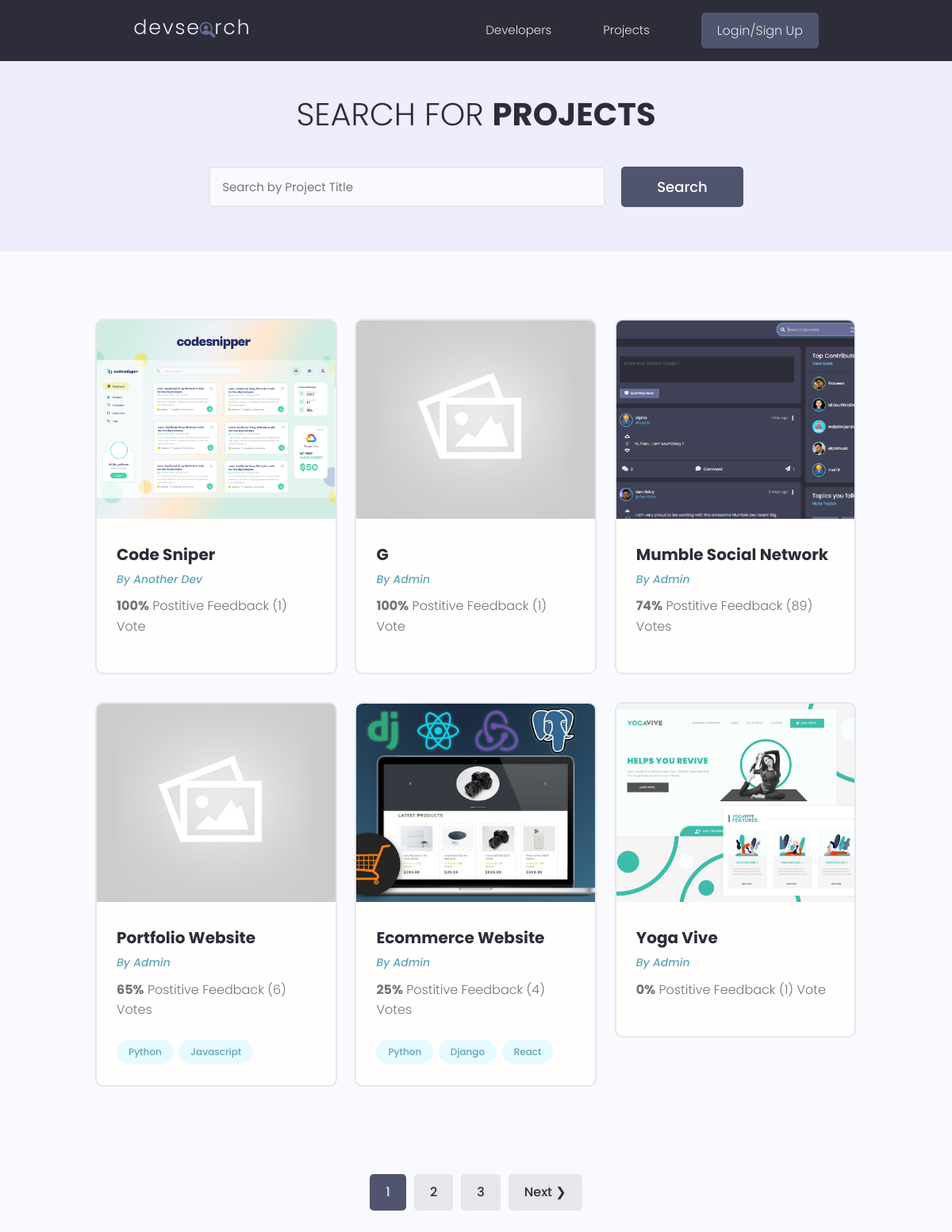
/projects/, run on the app's committed database.
### projects/models.py (models this page shows, shortened)
class Project(models.Model):
    owner = models.ForeignKey(Profile, null=True, blank=True, on_delete=models.SET_NULL)
    title = models.CharField(max_length=200)
    description = models.TextField(null=True, blank=True)
    featured_image = models.ImageField(null=True, blank=True, default="default.jpg")
    demo_link = models.CharField(max_length=2000, null=True, blank=True)
    source_link = models.CharField(max_length=2000, null=True, blank=True)
    tags = models.ManyToManyField(Tag, blank=True)
    vote_total = models.IntegerField(default=0, null=True, blank=True)
    vote_ratio = models.IntegerField(default=0, null=True, blank=True)
    created = models.DateTimeField(auto_now_add=True)
    id = models.UUIDField(default=uuid.uuid4, unique=True, primary_key=True, editable=False)
    class Meta:
        ordering = ['-vote_ratio', '-vote_total']

class Tag(models.Model):
    name = models.CharField(max_length=200)
    created = models.DateTimeField(auto_now_add=True)
    id = models.UUIDField(default=uuid.uuid4, unique=True, primary_key=True, editable=False)
    def __str__(self):
        return self.name

### users/models.py (models this page shows, shortened)
class Profile(models.Model):
    user = models.OneToOneField(User, on_delete=models.CASCADE, null=True, blank=True)
    username = models.CharField(max_length=200, blank=True, null=True)
    location = models.CharField(max_length=200, blank=True, null=True)
    name = models.CharField(max_length=200, blank=True, null=True)
    email = models.EmailField(max_length=500, blank=True, null=True)
    short_intro = models.CharField(max_length=200, blank=True, null=True)
    bio = models.TextField(blank=True, null=True)
    profile_image = models.ImageField(null=True, blank=True, upload_to='profiles/', default='profiles/user-default.png')
    social_github = models.CharField(max_length=200, blank=True, null=True)
    social_twitter = models.CharField(max_length=200, blank=True, null=True)
    social_linkedin = models.CharField(max_length=200, blank=True, null=True)
    social_youtube = models.CharField(max_length=200, blank=True, null=True)
    social_website = models.CharField(max_length=200, blank=True, null=True)
    created = models.DateTimeField(auto_now_add=True)
    id = models.UUIDField(default=uuid.uuid4, unique=True, primary_key=True, editable=False)

### projects/views.py (the view)
# urls.py: path('projects/', include('projects.urls')),
def projects(request):
    projects, search_query = search_projects(request)
    custom_range, projects = paginate_util.paginate(request, projects, 6)
    context = {
        'projects': projects,
        'search_query': search_query,
        'custom_range': custom_range
    }
    return render(request, 'projects/projects.html', context)

### projects/utils.py (called while the page is built)
def search_projects(request):
    search_query = ''
    if request.GET.get('search_query'):
        search_query = request.GET.get('search_query')
    tags = Tag.objects.filter(name__icontains=search_query)
    projects = Project.objects.distinct().filter(
        Q(title__icontains=search_query) |
        Q(description__icontains=search_query) |
        Q(owner__name__icontains=search_query) |
        Q(tags__in=tags)
    )
    return projects, search_query

### utils/paginate_util.py (called while the page is built)
def paginate(request, objects, results):
    page = request.GET.get('page') or 1
    page = int(page)
    paginator = Paginator(objects, results)
    try:
        objects = paginator.page(page)
    except EmptyPage:
        page = paginator.num_pages
        objects = paginator.page(page)
    left_index = (page - 4)
    if left_index < 1:
        left_index = 1
    right_index = page + 5
    if right_index > paginator.num_pages:
        right_index = paginator.num_pages + 1
    custom_range = range(left_index, right_index)
    return custom_range, objects

### projects/templates/projects/projects.html (shortened to what this page needs)
{% extends 'main.html' %}
{% block content %}
<main class="projects">
    <section class="hero-section text-center">
        <div class="container container--narrow">
            <div class="hero-section__box">
                <h2>Search for <span>Projects</span></h2>
            </div>
            <div class="hero-section__search">
                <form class="form" action="" method="get" id="search-form">
                    <div class="form__field">
                        <input class="input input--text" id="formInput#search" type="text" name="search_query"
                               placeholder="Search by Project Title" value="{{search_query}}"/>
                    </div>
                    <input class="btn btn--sub btn--lg" type="submit" value="Search"/>
                </form>
            </div>
        </div>
    </section>
    <section class="projectsList">
        <div class="container">
            <div class="grid grid--three">
                {% for project in projects %}
                <div class="column">
                    <div class="card project">
                        <a href="{% url 'project' project.id %}" class="project">
                            <img class="project__thumbnail" src="{{ project.featured_image.url }}"
                                 alt="project thumbnail"/>
                            <div class="card__body">
                                <h3 class="project__title">{{ project.title }}</h3>
                                <p>
                                    <a class="project__author" href="{% url 'user-profile' project.owner.id %}">
                                        By {{ project.owner.name }}
                                    </a>
                                </p>
                                <p class="project--rating">
                                    <span style="font-weight: bold;">{{ project.vote_ratio }}%</span> Postitive
                                    Feedback ({{ project.vote_total }}) Vote{{project.vote_total|pluralize:'s'}}
                                </p>
                                <div class="project__tags">
                                    {% for tag in project.tags.all %}
                                    <span class="tag tag--pill tag--main">
                                      <small>{{ tag }}</small>
                                    </span>
                                    {% endfor %}
                                </div>
                            </div>
                        </a>
                    </div>
                </div>
                {% endfor %}
            </div>
        </div>
    </section>
    {% include 'pagination.html' with queryset=projects custom_range=custom_range %}
</main>
{% endblock content %}

### static/styles/app.css (style rules this page uses)
:root { --color-sub: #2d2d39; }
.btn--sub { background-color: var(--color-sub-light); }
.card { border: 2px solid var(--color-light); }
img { width: 100%; }
.hero-section { height: 40vh; display: flex; align-items: center; background-color: var(--color-sub); }
.hero-section__box { margin-bottom: 4rem; }
.hero-section__box > h2, .hero-section__box > h2 > span { font-size: 4rem; color: var(--color-light); line-height: 1.3; text-transform: uppercase; }
.hero-section__box > h2 { font-weight: 300; }
.hero-section__box > h2 > span { font-weight: 700; }
.hero-section__search > .form { display: flex; align-items: center; justify-content: center; gap: 2rem; }
.hero-section__search > .form input.input--text { width: 50rem; }
.project__author { font-size: 1.4rem; font-style: italic; }
.project--rating { margin-bottom: 1.6em; margin-top: .5em; }
.projects > .hero-section { background: var(--color-sub-lighter); height: 30vh; }
.projects .hero-section__box { margin-bottom: 2.5rem; }
.projects .hero-section__box > h2 { color: var(--color-sub); }
.projects .hero-section__box > h2 > span { font-weight: 700; color: var(--color-sub); }
.projectsList { margin-top: 8rem; }
.project__thumbnail { height: 25rem; object-fit: cover; object-position: top center; }
.project__title { font-size: 2rem; font-weight: 700; color: var(--color-sub); }

### static/uikit/styles/modules/_variables.css (style rules this page uses)
:root { --color-main: #5aa5b9; --color-main-light: #e6faff; --color-sub: #3f4156; --color-sub-light: #51546e; --color-sub-lighter: #ededfd; --color-text: #737373; --color-gray: #8b8b8b; --color-light: #e5e7eb; --color-light-gray: #767676; --color-bg: #f8fafd; --color-white: #fffefd; --color-white-light: #f3f3f3; --color-success: #359e64; --color-success-bg: #def8e8; --color-error: #fc4b0b; --color-error-bg: #fff2ee; --font-base: 'Poppins', arial, helvetica, 'Segoe UI', roboto, ubuntu, sans-serif; --font-monospace: 'Fira Code', 'Courier New', courier, monospace; --font-regular: 300; --font-medium: 500; --font-bold: 700; --generic-shadow: 1px 1px 5px #00000010; --generic-transition: all 0.3s ease-in-out; }

### static/uikit/styles/modules/_base.css (style rules this page uses)
* { margin: 0; padding: 0; box-sizing: border-box; text-rendering: optimizeLegibility; color: inherit; font-size: inherit; }
html { font-size: 50%; }
@media only screen and (min-width: 480px) { html { font-size: 56.25%; } }
@media only screen and (min-width: 1200px) { html { font-size: 62.5%; } }
body { line-height: 1.6; font-weight: 400; font-size: 1.5rem; color: var(--color-text); background-color: var(--color-bg); min-height: 100vh; }

### static/uikit/styles/modules/_typography.css (style rules this page uses)
* { font-family: var(--font-base); }
h2 { font-size: 3.6rem; font-weight: var(--font-bold); }
h3 { font-size: 3.2rem; font-weight: var(--font-medium); }
p, span, strong { font-size: 1.6rem; color: var(--color-text); font-weight: var(--font-regular); }
a { padding-bottom: 2px; text-decoration: none; display: inline-block; color: var(--color-main); font-weight: var(--font-medium); }

### static/uikit/styles/modules/_utilities.css (style rules this page uses)
.container { width: 92%; max-width: 165rem; margin: 0 auto; box-sizing: border-box; }
.container--narrow { width: 92%; max-width: 120rem; }
@media screen and (min-width: 1000px) { .container { width: 90%; } }
@media screen and (min-width: 1000px) { .container--narrow { width: 85%; } }
@media screen and (min-width: 1200px) { .container { width: 80%; } }
@media screen and (min-width: 1200px) { .container--narrow { width: 72%; } }
.text-center { text-align: center; }

### static/uikit/styles/modules/_button.css (style rules this page uses)
.btn { display: inline-block; position: relative; cursor: pointer; background-color: var(--color-light); font-weight: var(--font-medium); color: var(--color-sub); text-decoration: none; padding: 1rem 2rem; border-radius: 0.5rem; border: none; width: -webkit-fit-content; width: -moz-fit-content; width: fit-content; height: -webkit-fit-content; height: -moz-fit-content; height: fit-content; font-size: 1.6rem; outline-width: 0; outline-color: transparent; -webkit-backface-visibility: hidden; backface-visibility: hidden; transition: all 0.3s ease-in-out; }
.btn--sub { background-color: var(--color-sub); color: var(--color-white); }
.btn--lg { font-size: 1.8rem; padding: 1.2rem 4.5rem; }

### static/uikit/styles/modules/_card.css (style rules this page uses)
.card { border-radius: 1rem; background-color: var(--color-white); border: 1.5px solid var(--color-light); width: auto; height: auto; margin-top: 0.5rem; margin-bottom: 0.5rem; overflow: hidden; }
.card__body, .card__header { padding: 2rem 2.5rem; }

### data on the page
Project: featured_image (picture), title "Code Sniper", owner.name "Another Dev", vote_ratio "100", vote_total "1"
Project: featured_image (placeholder picture), title "G", owner.name "Admin", vote_ratio "100", vote_total "1"
Project: featured_image (picture), title "Mumble Social Network", owner.name "Admin", vote_ratio "74", vote_total "89"
Project: featured_image (placeholder picture), title "Portfolio Website", owner.name "Admin", vote_ratio "65", vote_total "6"
Tag: name "Python"
Tag: name "Javascript"
Project: featured_image (picture), title "Ecommerce Website", owner.name "Admin", vote_ratio "25", vote_total "4"
Tag: name "Django"
Tag: name "React"
Project: featured_image (picture), title "Yoga Vive", owner.name "Admin", vote_ratio "0", vote_total "1"

### other printed values
{{ page }} "1" "2" "3"
